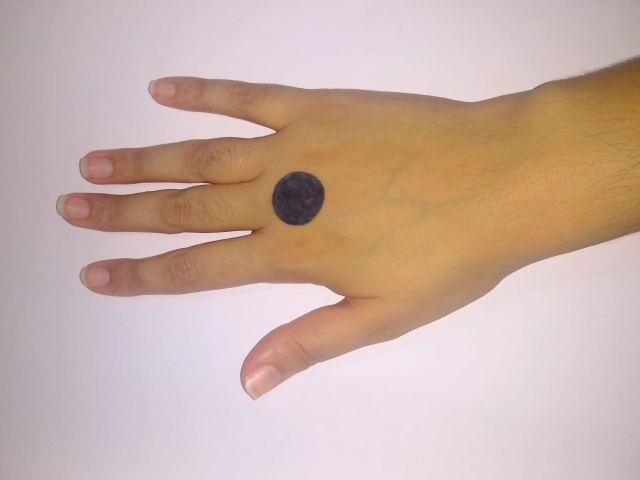
#> input picture image_processing/gradient.jpeg, 1280 x 959 px (shown at 1/2 size)
$ python -i circle.py   (imports and definitions only)
#> lines starting #> are read from the running program, lines starting #| are printed output that depends on the picture; after the words box and inside, x2 and y2 are one past the last pixel; in counts of white or black regions, pixels touching at a corner belong together
# Part of image processing script
# Made by Julia Apolonio on 24/04/2020
# Feature: gets coin from image and its radius and x,y center coordinates
# Works perfectly on Ubuntu with these paths names

# Import the necessary packages
import numpy as np
import cv2

# Create the function to be called by other scripts
def crl(path):

# Load the image, clone it for output, and then convert it to grayscale
#> called with path = '../image_processing/gradient.jpeg'
	image = cv2.imread(path,1)
#> image is the input picture: shape (959, 1280, 3); mean B, G, R 166.3, 176.1, 201.1
	output = image.copy()
	gray = cv2.cvtColor(image, cv2.COLOR_BGR2GRAY)
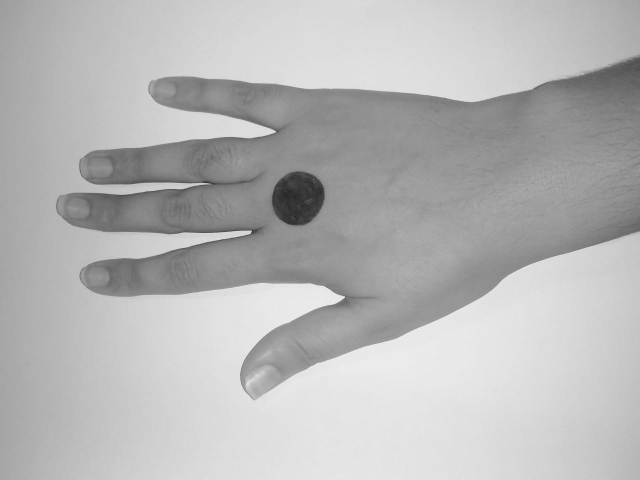
#> gray: shape (959, 1280) (shown at 1/2 size); min 36, max 248, mean 182.5

	gaussian = cv2.GaussianBlur(gray, (7, 7), 0) #5 5

	canny = cv2.Canny(gaussian, 40, 100) #100 200
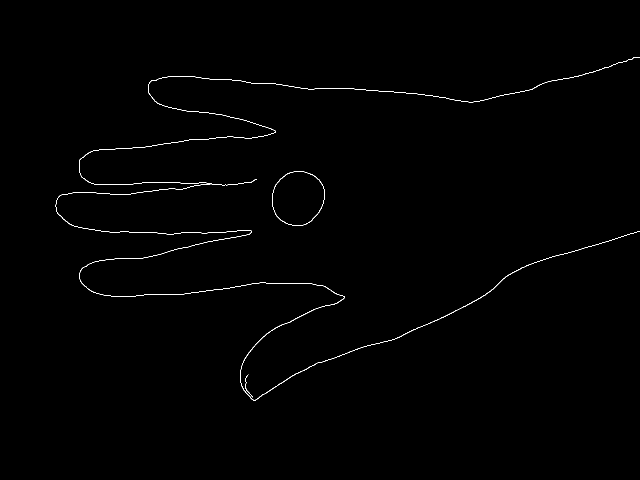
#> canny: shape (959, 1280) (shown at 1/2 size); 0.46% white in thin lines or dots, all inside (x1, y1, x2, y2) = (111, 114, 1280, 801)

	rows = canny.shape[0]
#> rows = 959
	circles = cv2.HoughCircles(canny, cv2.HOUGH_GRADIENT, 1, rows/8, param1=100, param2=30, minRadius=20, maxRadius=100)
#> circles = None

	if circles is not None:
		circles_np = np.uint16(np.around(circles))
		for i in circles_np[0, :]:
			center = (i[0], i[1])
			cv2.circle(output, center, 1, (0, 100, 100), 3)
			radius = i[2]
			cv2.circle(output, center, radius, (255, 0, 255), 3)

	output = cv2.resize(output, (500, 500))
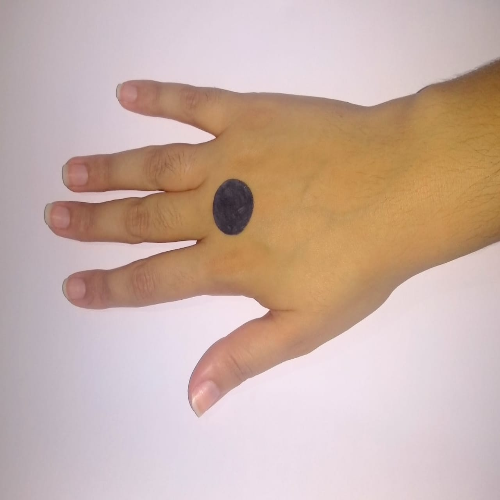
#> output: shape (500, 500, 3); mean B, G, R 166.3, 176, 201.1
#	cv2.imshow('image', output)
#	cv2.waitKey(0)
#	cv2.destroyAllWindows()

# Return values
	for (x,y,r) in circles[0]:
		return (x,y,r)
#> this loop made 0 passes

#(x,y,r) = crl('../data/images/sevs.jpeg')

#> (the run stopped early here; a loop or call above may not have finished)
